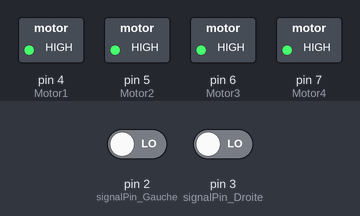
Bench run of a sketch on a simulated Arduino Uno, built with avr-gcc and run on an emulated ATmega328P. On the bench: switched loads named in the sketch (green lamp = pin HIGH). The inputs (shaded band) are chosen by the test bench; at power-on: pin 3 (signalPin_Droite) LOW, pin 2 (signalPin_Gauche) LOW.

Above: at 1.2 s.
1.3 s: pin 3 (signalPin_Droite) driven HIGH
At 1.9 s:
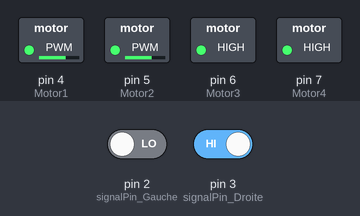
2.8 s: pin 2 (signalPin_Gauche) driven HIGH
At 3.8 s:
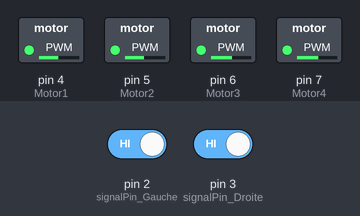
4.3 s: pin 2 (signalPin_Gauche) driven LOW
At 5.4 s:
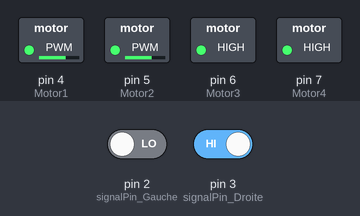
5.8 s: pin 3 (signalPin_Droite) driven LOW
At 7.0 s:
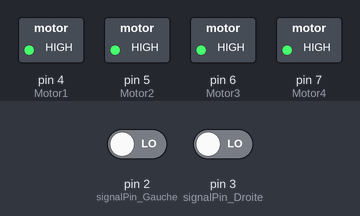
7.3 s: pin 2 (signalPin_Gauche) driven HIGH
At 8.4 s:
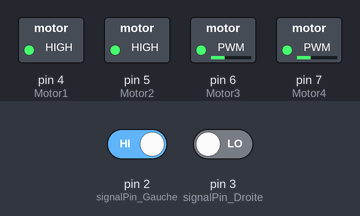
8.8 s: pin 3 (signalPin_Droite) driven HIGH
At 9.5 s:
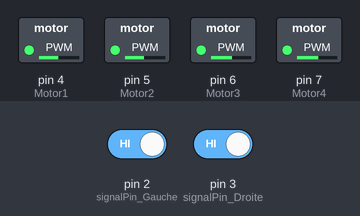
Timing chart, 0 to 11.3 s (numbered marks = the images above; inputs shaded):
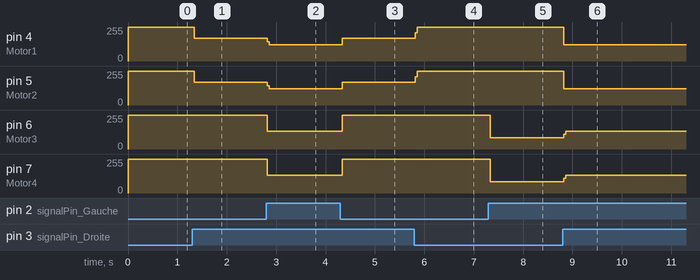

Measured:
- after the input at 1.3 s, pin 4 (Motor1), pin 5 (Motor2): 255/255 → 169/255 at once
- after the input at 2.8 s, pin 4 (Motor1): 169/255 → 122/255 at once; pin 5 (Motor2): 169/255 → 121/255 at once; pin 6 (Motor3): 255/255 → 133/255 at once; pin 7 (Motor4): 255/255 → 134/255 at once
- after the input at 4.3 s, pin 4 (Motor1): 122/255 → 169/255 at once; pin 5 (Motor2): 121/255 → 169/255 at once; pin 6 (Motor3): 133/255 → 255/255 at once; pin 7 (Motor4): 134/255 → 255/255 at once
- after the input at 5.8 s, pin 4 (Motor1), pin 5 (Motor2): 169/255 → 255/255 at once
- after the input at 7.3 s, pin 6 (Motor3), pin 7 (Motor4): 255/255 → 86/255 at once
- after the input at 8.8 s, pin 4 (Motor1): 255/255 → 122/255 at once; pin 5 (Motor2): 255/255 → 121/255 at once; pin 6 (Motor3): 86/255 → 133/255 at once; pin 7 (Motor4): 86/255 → 134/255 at once

The sketch:

code_finale_suiveur.ino
```cpp
int signalPin_Gauche = 2; //premiere capteur de ligne
int signalPin_Droite = 3; //deuxieme capteur de ligne
int Motor1 = 4; // premier moteur 1 pina
int Motor2 = 5; // premier moteur 1 pinb
int Motor3 = 6; // second moteur 2 pina
int Motor4 = 7; //  second moteur 2 pinb

void setup() {

pinMode(signalPin_Gauche, INPUT);
pinMode(signalPin_Droite, INPUT);
pinMode(Motor1, OUTPUT); // motor1_pina
pinMode(Motor2, OUTPUT); // motor1_pinb
pinMode(Motor3, OUTPUT); // motor2_pina
pinMode(Motor4, OUTPUT); // motor2_pinb

Serial.begin(9600);
}


void loop()
{

if(HIGH == digitalRead(signalPin_Gauche)) // si le capteur de gauche se met en etat HIGH le robot doit se deplacer ver la droite
{
digitalWrite(Motor3, LOW);
digitalWrite(Motor4, LOW);
digitalWrite(Motor1, HIGH);
digitalWrite(Motor2, HIGH);
}

else // sinon on allume les 2 moteurs et le robot va tout droit
{
digitalWrite(Motor1, HIGH);
digitalWrite(Motor2, HIGH);
digitalWrite(Motor3, HIGH);
digitalWrite(Motor4, HIGH);
}

if(HIGH == digitalRead(signalPin_Droite)) // si le capteur de droite se met en etat HIGH le robot doit se deplacer ver la gauche
{
digitalWrite(Motor3, HIGH);
digitalWrite(Motor4, HIGH);
digitalWrite(Motor1, LOW);
digitalWrite(Motor2, LOW);
}

else // sinon on allume les 2 moteurs et le robot va tout droit
{
digitalWrite(Motor1, HIGH);
digitalWrite(Motor2, HIGH);
digitalWrite(Motor3, HIGH);
digitalWrite(Motor4, HIGH);
}

}
```
